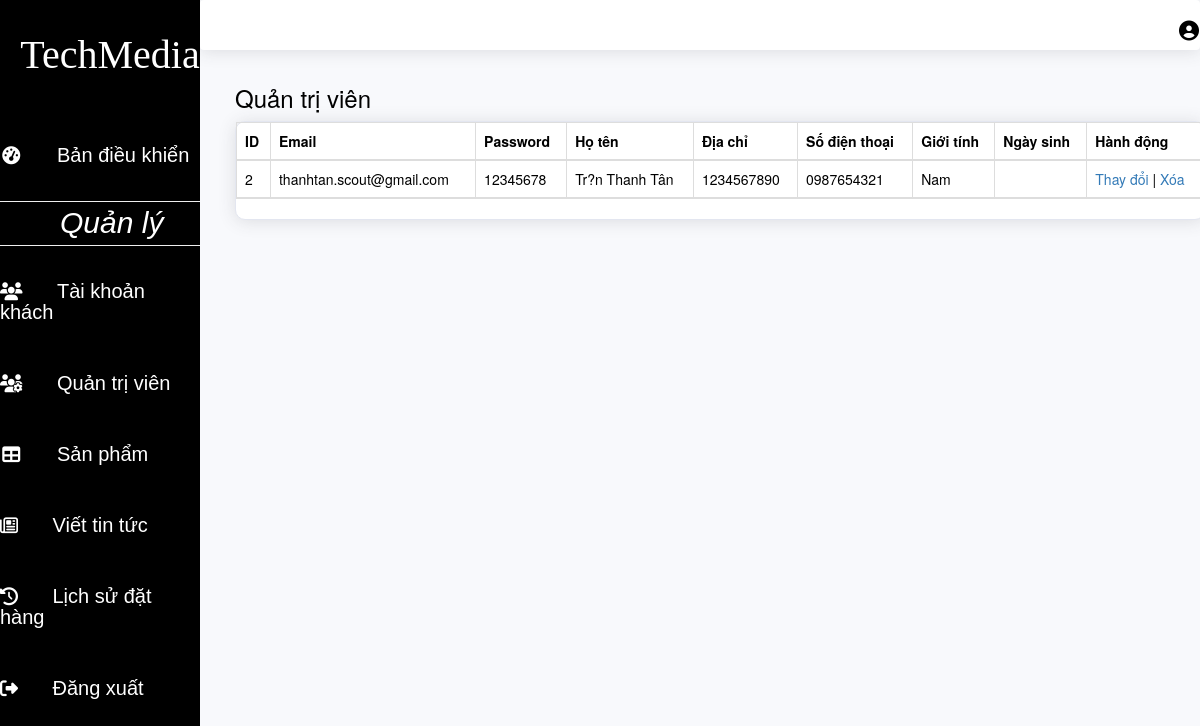
The app's page /src/ul/admins/index.php?src=adminTable with its own data.
### tables this page shows
CREATE TABLE IF NOT EXISTS `tbusers` (
  `IDUser` int(11) NOT NULL AUTO_INCREMENT,
  `email` varchar(50) NOT NULL,
  `PASSWORD` varchar(50) NOT NULL,
  `ROLE` tinyint(1) NOT NULL,
  `FULLNAME` varchar(50) NOT NULL,
  `Address` varchar(100) NOT NULL,
  `PHONE` varchar(10) NOT NULL,
  `GENDER` tinyint(1) DEFAULT NULL,
  `DOB` date DEFAULT NULL,
  `PROVINCE` varchar(50) NOT NULL,
  `JOIN-DATE` timestamp NOT NULL,
  PRIMARY KEY (`IDUser`),
  UNIQUE KEY `IDUser_2` (`IDUser`),
  UNIQUE KEY `EMAIL_2` (`email`),
  KEY `ADDRESS` (`Address`),
  KEY `IDUser` (`IDUser`),
  KEY `IDUser_3` (`IDUser`),
  KEY `EMAIL` (`email`)
);

### src/ul/admins/view/Tab/admin_table.php (the view, shortened to what this page needs)
<h1 class="h3 mb-2 text-gray-800">Quản trị viên</h1>
<div class="card shadow mb-4">
    <div class="card-body">
        <div class="table-responsive">
            <table class="table table-bordered" id="dataTable" width="100%" cellspacing="0">
                <thead>
                    <tr>
                        <th>ID</th>
                        <th>Email</th>
                        <th>Password</th>
                        <th>Họ tên</th>
                        <th>Địa chỉ</th>
                        <th>Số điện thoại</th>
                        <th>Giới tính</th>
                        <th>Ngày sinh</th>
                        <th>Hành động</th>
                    </tr>
                    <?php
                    $sql = "select * from tbusers where ROLE = '1'";
                    $r = mysqli_query($link, $sql);
                    $a_flight = mysqli_fetch_all($r);
                    foreach ($a_flight as $item) {
                        echo '<tr>';
                        echo "<td id='ID'> $item[0] </td>";
                        echo "<td> $item[1] </td>";
                        echo "<td> $item[2] </td>";
                        echo "<td> $item[4] </td>";
                        echo "<td> $item[5] </td>";
                        echo "<td> $item[6] </td>";
                        if ($item[7]) {
                            $gender="Nam";
                        } else {
                            $gender="Nữ";
                        }
                        echo "<td> $gender </td>";
                        echo "<td> $item[8] </td>";
                        echo "<td>";
                        echo "<a href='?action=update&id=$item[0]&table=tbusers'>Thay đổi</a> | ";
                        echo "<a href='delete.php?code=$item[0]&table=tbusers'>Xóa</a>";
                        echo "</td>";
                        echo '</tr>';
                    }
                    ?>
            </table>
        </div>
    </div>
</div>

### src/ul/admins/library/css/main.css (style rules this page uses)
html { font-family: sans-serif; height: 100%; max-width: 100%!important; }
body { margin: 0; padding: 0; font-family: Nunito, -apple-system, BlinkMacSystemFont, "Segoe UI", Roboto, "Helvetica Neue", Arial, sans-serif, "Apple Color Emoji", "Segoe UI Emoji", "Segoe UI Symbol", "Noto Color Emoji"; font-size: 1rem; font-weight: 400; color: #858796; text-align: left; background-color: #fff; min-height: 100%!important; max-width: 100%!important; }
a { text-decoration: none; }
.shadow { box-shadow: 0 .15rem 1.75rem 0 rgba(58, 59, 69, .15); }
.mb-4, .my-4 { margin-bottom: 1.5rem!important; }
div { display: block; }
.container-fluid .card { position: relative; display: flex; flex-direction: column; min-width: 0; word-wrap: break-word; background-color: #fff; background-clip: border-box; border: 1px solid #e3e6f0; border-radius: 1rem; }

### records on screen
tbusers: IDUser "2", email "thanhtan.scout@gmail.com", PASSWORD "12345678", FULLNAME "Tr?n Thanh Tân", Address "1234567890", PHONE "0987654321", GENDER "Nam"
